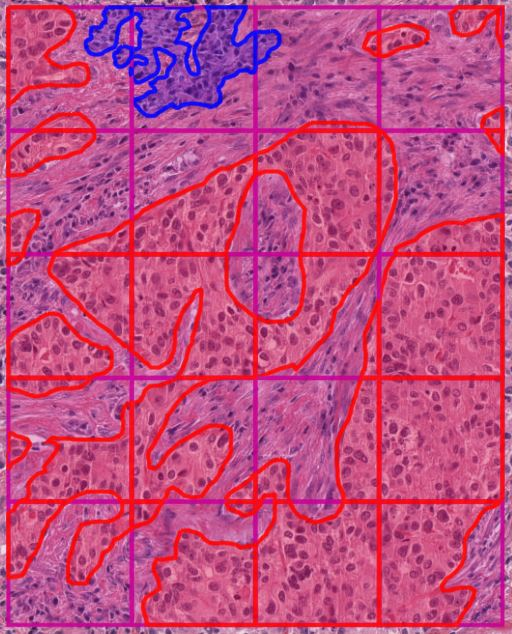
#> input picture docs/examples/img/polygon_merger_unmerged.JPG, 512 x 634 px, found by its file name
$ jupyter execute --allow-errors polygon_merger.ipynb   (shell and % lines are left out)
#> lines starting #> are read from the running program, lines starting #| are printed output that depends on the picture
# Polygon merger

**Overview:**

This includes functionality to merge polygons from adjacent tiles (regions of interest, ROI) that form a tiled array. This is particularly useful when working with algorithmic segmentation output, which typically produces segmentation masks that are much smaller in size (say, 512x512 pixels) relative to the tissue area. This means that at the edge of each tile the segmentation contour discontinues sharply. This is very problematic if you need to analyze histological structures that are very large, oftentimes thousands of pixels perimeter-wise.

This extends on some of the workflows described in Amgad et al, 2019:

__Mohamed Amgad, Habiba Elfandy, Hagar Hussein, ..., Jonathan Beezley, Deepak R Chittajallu, David Manthey, David A Gutman, Lee A D Cooper, Structured crowdsourcing enables convolutional segmentation of histology images, Bioinformatics, 2019, btz083__

This slide used as a test example:

[TCGA-A2-A0YE-01Z-00-DX1](http://candygram.neurology.emory.edu:8080/histomicstk#?image=5d5d6910bd4404c6b1f3d893&bounds=41996%2C43277%2C49947%2C46942%2C0 )

**This is what the result looks like:**

[cell 1]
import matplotlib.pyplot as plt

def _show_img(ax, path, title):
#> called with title = 'Original'
    ax.imshow(plt.imread(path))
    ax.set_title(title, fontsize=16)
    ax.axis('off')

IMGPATH = '../../histomicstk/annotations_and_masks/tests/test_files/img/'

f, (ax1, ax2) = plt.subplots(1, 2, figsize=(15, 15))
_show_img(ax1, IMGPATH + 'polygon_merger_unmerged.jpg', 'Original')
_show_img(ax2, IMGPATH + 'polygon_merger_merged.jpg', 'Merged')
#> call 2 of _show_img, with title = 'Merged'
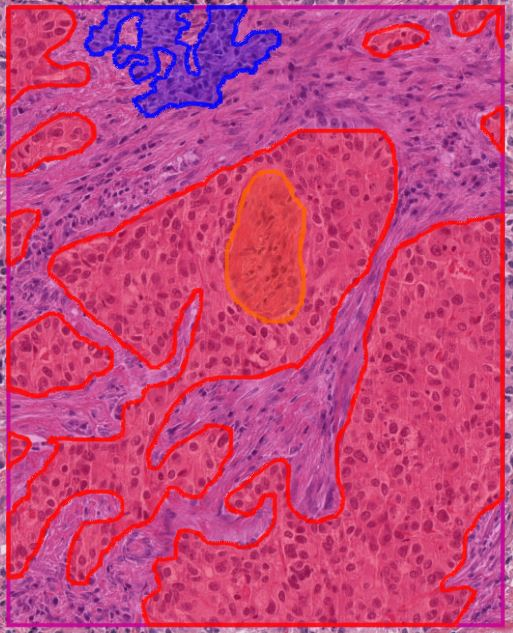
#> input picture histomicstk/annotations_and_masks/tests/test_files/img/polygon_merger_merged.JPG, 513 x 633 px, found by its file name
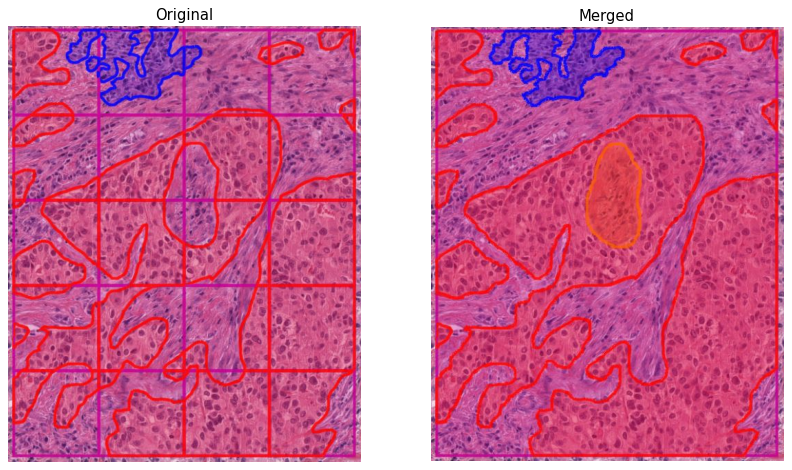
#> figure drawn by matplotlib, 2 panels
